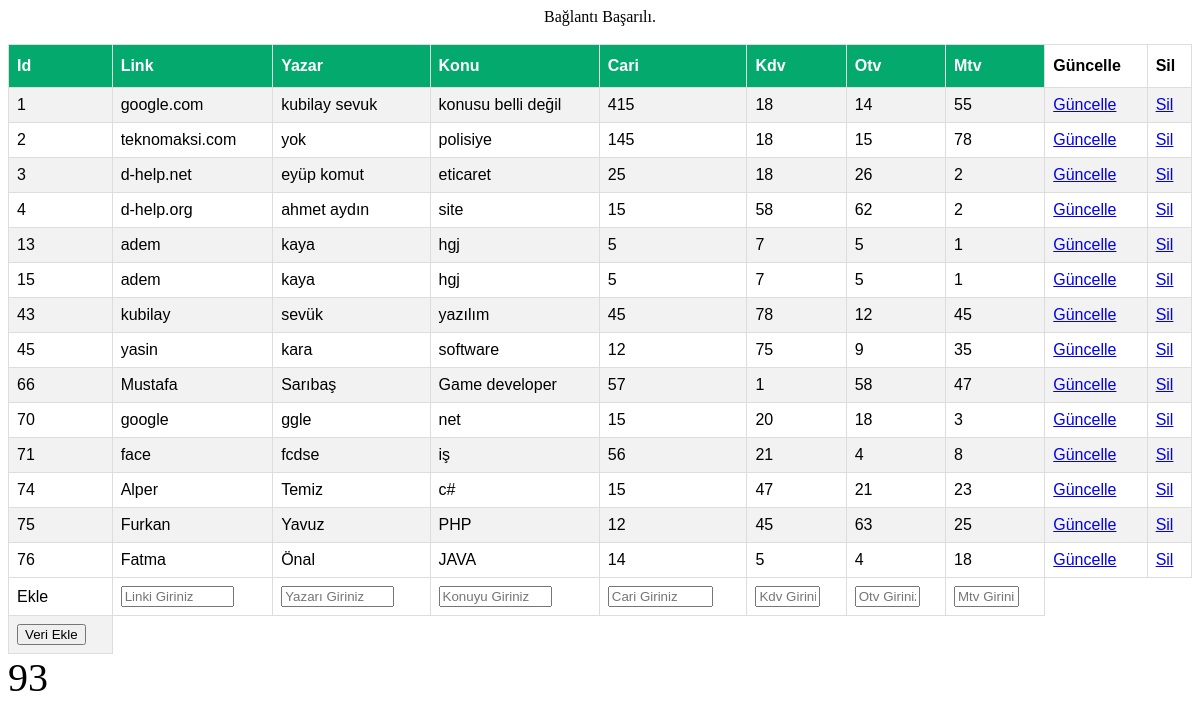
The page / on the database its author committed.
### tables this page shows
CREATE TABLE `tablo1` (
  `id` int(11) NOT NULL,
  `link` text NOT NULL,
  `yazar` text NOT NULL,
  `konu` text NOT NULL,
  `cari` int(11) NOT NULL,
  `kdv` int(11) NOT NULL,
  `otv` int(11) NOT NULL,
  `mtv` int(11) NOT NULL
);

### index.php (the view, shortened to what this page needs)
<!DOCTYPE html>
<html lang="en">
<head>
<link rel="stylesheet" href="/asset/custom.js">
</head>
<body>
<table id="customers">
            <tr>
                <th><b>Id<b></th>
                <th><b>Link<b></th>
                <th><b>Yazar<b></th>
                <th><b>Konu <b></th>
                <th><b>Cari<b></th>
                <th><b>Kdv<b></th>
                <th><b>Otv<b></th>
                <th><b>Mtv<b></th>
                <td><b>Güncelle<b></td>
                <td><b>Sil<b></td>
            </tr>
<?php
include("baglanti.php");
$sorgu = $db->prepare("select * from tablo1");
$sorgu->execute();
            while($veri = $sorgu->fetch(PDO::FETCH_ASSOC)){
            echo "
            <tr>
                <td>".$veri['id']."</td>
                <td>".$veri['link']."</td>
                <td>".$veri['yazar']."</td>
                <td>".$veri['konu']." </td>
                <td>".$veri['cari']."</td>
                <td>".$veri['kdv']."</td>
                <td>".$veri['otv']."</td>
                <td>".$veri['mtv']."</td>
                <td><a href=guncelle.php?id=$veri[id]>Güncelle</a></td>
                <td><a href=sil.php?id=$veri[id]>Sil</a></td>
            </tr>
            ";
            }
?>
<form method="POST" action="#" >
<tr>
          <td>Ekle</td>
          <td><input type="text" id="link" name="link" size="11" placeholder="Linki Giriniz"></td>
          <td><input type="text" id="yazar" name="yazar" size="11" placeholder="Yazarı Giriniz"></td>
          <td><input type="text" id="konu" name="konu" size="11" placeholder="Konuyu Giriniz"></td>
          <td><input type="text" id="cari" name="cari" size="10" placeholder="Cari Giriniz"></td>
          <td><input type="text" id="kdv" name="kdv" size="5" placeholder="Kdv Giriniz"></td>
          <td><input type="text" id="otv" name="otv" size="5" placeholder="Otv Giriniz"></td>
          <td><input type="text" id="mtv" name="mtv" size="5" placeholder="Mtv Giriniz"></td>
</tr>
<tr>
          <td><input type="submit" name="eklee" value="Veri Ekle" /></td>
</tr>
</table>
<span class="counter" data-counter="100">100</span>
</body>
</html>

### baglanti.php (shortened to what this page needs)
<?php
try {
    echo "<center>Bağlantı Başarılı.</center><br>";
}catch(PDOException $e){
    echo $e->getMessage();
    echo "başarısız";
}
?>
<html>
</html>

### index.php (style rules this page uses)
.counter { font-size:40px; }
#customers { font-family: Arial, Helvetica, sans-serif; border-collapse: collapse; width: 100%; }
#customers td, #customers th { border: 1px solid #ddd; padding: 8px; }
#customers tr:nth-child(even) { background-color: #f2f2f2; }
#customers th { padding-top: 12px; padding-bottom: 12px; text-align: left; background-color: #04AA6D; color: white; }

### rows shown on the page
tablo1: id "1", link "google.com", yazar "kubilay sevuk", konu "konusu belli değil", cari "415", kdv "18", otv "14", mtv "55"
tablo1: id "2", link "teknomaksi.com", yazar "yok", konu "polisiye", cari "145", kdv "18", otv "15", mtv "78"
tablo1: id "3", link "d-help.net", yazar "eyüp komut", konu "eticaret", cari "25", kdv "18", otv "26", mtv "2"
tablo1: id "4", link "d-help.org", yazar "ahmet aydın", konu "site", cari "15", kdv "58", otv "62", mtv "2"
tablo1: id "13", link "adem", yazar "kaya", konu "hgj", cari "5", kdv "7", otv "5", mtv "1"
tablo1: id "15", link "adem", yazar "kaya", konu "hgj", cari "5", kdv "7", otv "5", mtv "1"
tablo1: id "43", link "kubilay", yazar "sevük", konu "yazılım", cari "45", kdv "78", otv "12", mtv "45"
tablo1: id "45", link "yasin", yazar "kara", konu "software", cari "12", kdv "75", otv "9", mtv "35"
tablo1: id "66", link "Mustafa", yazar "Sarıbaş", konu "Game developer", cari "57", kdv "1", otv "58", mtv "47"
tablo1: id "70", link "google", yazar "ggle", konu "net", cari "15", kdv "20", otv "18", mtv "3"
tablo1: id "71", link "face", yazar "fcdse", konu "iş", cari "56", kdv "21", otv "4", mtv "8"
tablo1: id "74", link "Alper", yazar "Temiz", konu "c#", cari "15", kdv "47", otv "21", mtv "23"
tablo1: id "75", link "Furkan", yazar "Yavuz", konu "PHP", cari "12", kdv "45", otv "63", mtv "25"
tablo1: id "76", link "Fatma", yazar "Önal", konu "JAVA", cari "14", kdv "5", otv "4", mtv "18"
